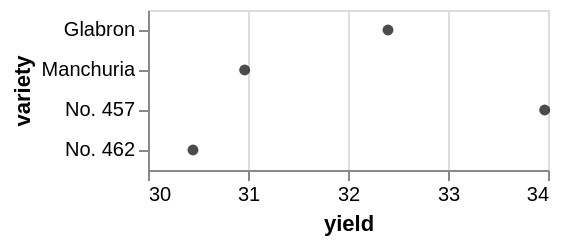

The Vega-Lite source for this figure:
### Vega specification from a JSON file in a GitHub repository (floating-point values rounded to 4 significant figures)
{"$schema": "https://vega.github.io/schema/vega/v5.json", "background": "white", "padding": 5, "width": 200, "style": "cell", "data": [{"name": "source_0", "values": [{"yield_error": 7.552, "yield_error2": -10.55, "yield_center": 32.4, "variety": "Glabron"}, {"yield_error": 6.978, "yield_error2": -3.978, "yield_center": 30.97, "variety": "Manchuria"}, {"yield_error": 3.917, "yield_error2": -0.9167, "yield_center": 33.97, "variety": "No. 457"}, {"yield_error": 11.97, "yield_error2": -15.97, "yield_center": 30.45, "variety": "No. 462"}]}, {"name": "data_1", "source": "source_0", "transform": [{"type": "formula", "expr": "datum[\"yield_center\"] + datum[\"yield_error\"]", "as": "upper_yield_center"}, {"type": "formula", "expr": "datum[\"yield_center\"] + datum[\"yield_error2\"]", "as": "lower_yield_center"}, {"type": "filter", "expr": "isValid(datum[\"lower_yield_center\"]) && isFinite(+datum[\"lower_yield_center\"])"}]}, {"name": "data_2", "source": "source_0", "transform": [{"type": "filter", "expr": "isValid(datum[\"yield_center\"]) && isFinite(+datum[\"yield_center\"])"}]}], "signals": [{"name": "y_step", "value": 20}, {"name": "height", "update": "bandspace(domain('y').length, 0, 0) * y_step"}], "marks": [{"name": "layer_0_marks", "type": "rule", "style": ["rule", "errorbar-rule"], "from": {"data": "data_2"}, "encode": {"update": {"ariaRoleDescription": {"value": "errorbar"}, "stroke": {"value": "black"}, "tooltip": {"signal": "{\"yield_center\": format(datum[\"yield_center\"], \"\"), \"yield_center + yield_error\": format(datum[\"upper_yield_center\"], \"\"), \"yield_center + yield_error2\": format(datum[\"lower_yield_center\"], \"\"), \"variety\": isValid(datum[\"variety\"]) ? datum[\"variety\"] : \"\"+datum[\"variety\"]}"}, "description": {"signal": "\"yield\" + \": \" + (format(datum[\"lower_yield_center\"], \"\")) + \"; \" + \"upper_yield_center\" + \": \" + (format(datum[\"upper_yield_center\"], \"\")) + \"; \" + \"variety\" + \": \" + (isValid(datum[\"variety\"]) ? datum[\"variety\"] : \"\"+datum[\"variety\"]) + \"; \" + \"yield_center\" + \": \" + (format(datum[\"yield_center\"], \"\")) + \"; \" + \"yield_center + yield_error\" + \": \" + (format(datum[\"upper_yield_center\"], \"\")) + \"; \" + \"yield_center + yield_error2\" + \": \" + (format(datum[\"lower_yield_center\"], \"\"))"}, "x": [{"test": "!isValid(datum[\"lower_yield_center\"]) || !isFinite(+datum[\"lower_yield_center\"])", "value": 0}, {"scale": "x", "field": "lower_yield_center"}], "x2": [{"test": "!isValid(datum[\"upper_yield_center\"]) || !isFinite(+datum[\"upper_yield_center\"])", "value": 0}, {"scale": "x", "field": "upper_yield_center"}], "y": {"scale": "y", "field": "variety", "band": 0.5}}}}, {"name": "layer_1_marks", "type": "symbol", "style": ["point"], "from": {"data": "data_2"}, "encode": {"update": {"opacity": {"value": 0.7}, "fill": {"value": "black"}, "ariaRoleDescription": {"value": "point"}, "description": {"signal": "\"yield_center\" + \": \" + (format(datum[\"yield_center\"], \"\")) + \"; \" + \"variety\" + \": \" + (isValid(datum[\"variety\"]) ? datum[\"variety\"] : \"\"+datum[\"variety\"])"}, "x": [{"test": "!isValid(datum[\"yield_center\"]) || !isFinite(+datum[\"yield_center\"])", "value": 0}, {"scale": "x", "field": "yield_center"}], "y": {"scale": "y", "field": "variety", "band": 0.5}}}}], "scales": [{"name": "x", "type": "linear", "domain": {"data": "data_2", "fields": ["lower_yield_center", "upper_yield_center", "yield_center"]}, "range": [0, {"signal": "width"}], "zero": false, "nice": true}, {"name": "y", "type": "band", "domain": {"data": "data_2", "field": "variety", "sort": true}, "range": {"step": {"signal": "y_step"}}, "paddingInner": 0, "paddingOuter": 0}], "axes": [{"scale": "x", "orient": "bottom", "gridScale": "y", "grid": true, "tickCount": {"signal": "ceil(width/40)"}, "domain": false, "labels": false, "aria": false, "maxExtent": 0, "minExtent": 0, "ticks": false, "zindex": 0}, {"scale": "x", "orient": "bottom", "grid": false, "title": "yield", "labelFlush": true, "labelOverlap": true, "tickCount": {"signal": "ceil(width/40)"}, "zindex": 0}, {"scale": "y", "orient": "left", "grid": false, "title": "variety", "zindex": 0}]}
